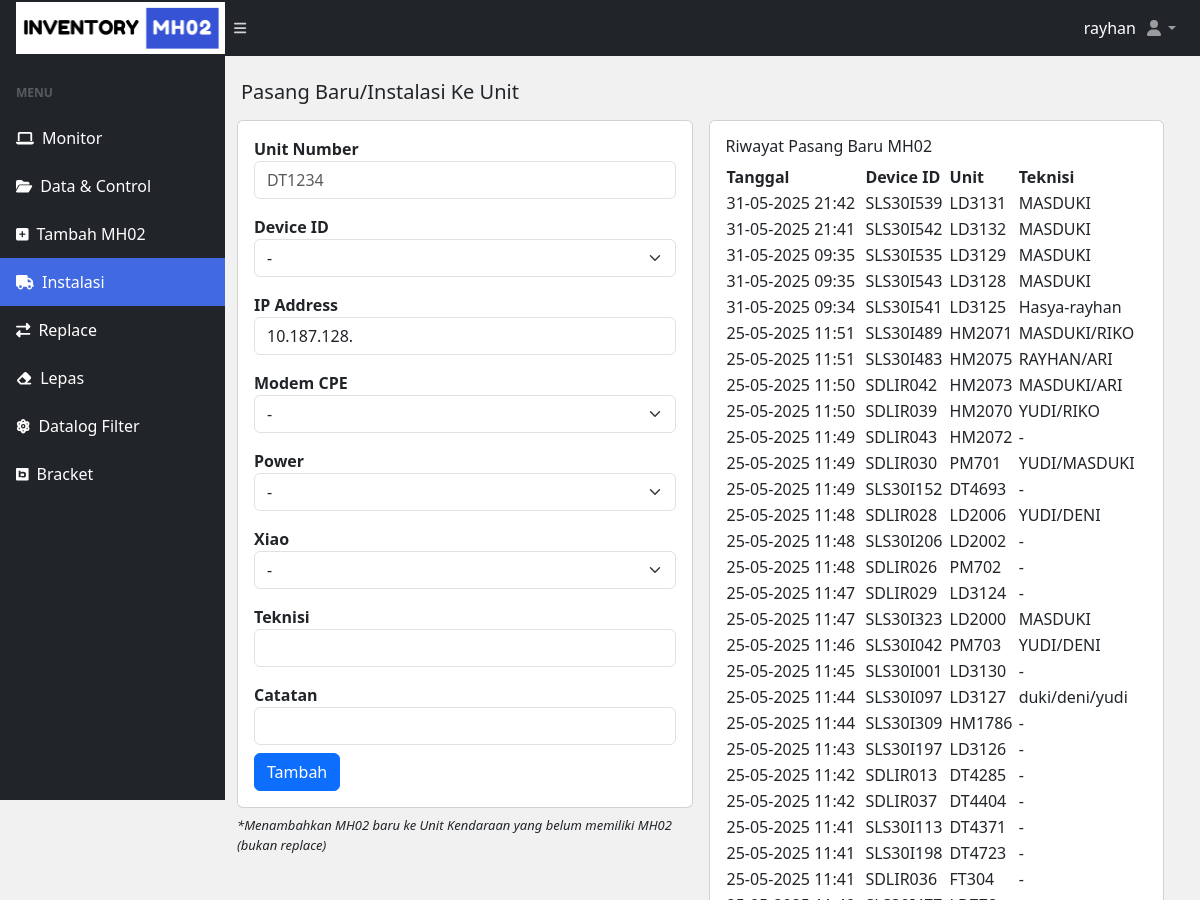
The app's page /pasang-baru.php (signed in, upper part), older data.
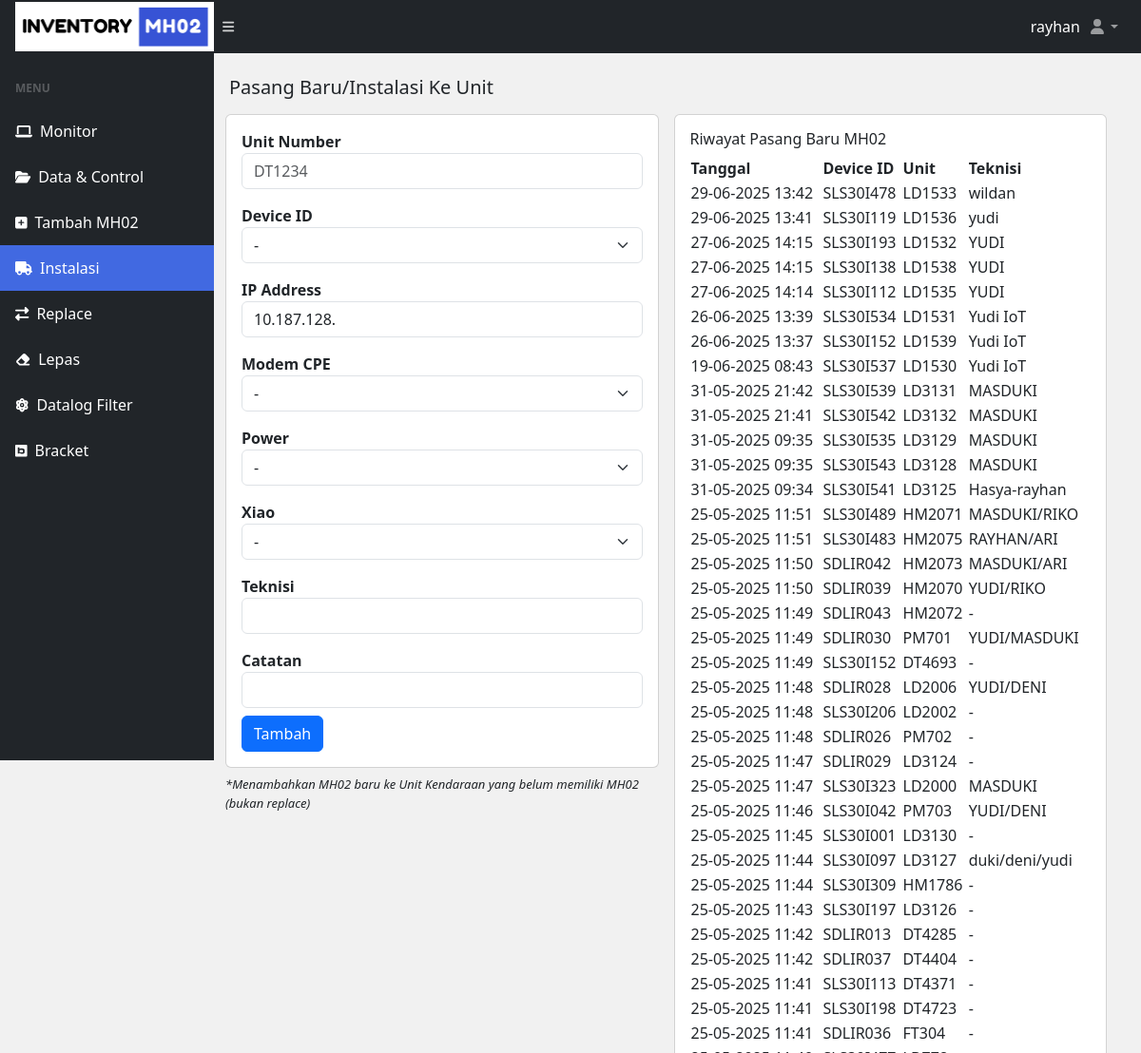
The same page, newer data.
### tables this page shows
CREATE TABLE `pasang_baru_device` (
  `id` int(11) NOT NULL,
  `tanggal` varchar(55) NOT NULL,
  `deviceid` varchar(55) NOT NULL,
  `unit` varchar(55) NOT NULL,
  `teknisi` varchar(55) NOT NULL
);

### pasang-baru.php (the view, shortened to what this page needs)
<?php
include("database/db.php");
?>
<!DOCTYPE html>
<html lang="en">
<head>
  <?php include('./include/meta.php') ?>
</head>
<body class="sb-nav-fixed">
  <?php include('./include/nav.php') ?>
  <div id="layoutSidenav">
    <?php include('./include/sidenav.php') ?>
    <div id="layoutSidenav_content">
    <main>
        <div class="container-fluid px-3">
            <h5 class="mt-4">Pasang Baru/Instalasi Ke Unit</h4>
            <div class="col-md-12 row">
              <div class="col-md-6 p-2">
                <div class="card">
                    <div class="card-body">
                        <form class="row g-3" method="POST" enctype="multipart/form-data">
                        <div class="">
                        <label for="" class="form-label-md"><b>Unit Number</b></label>
                        <input type="text" class="form-control" placeholder="DT1234" name="unit_number">
                        <label for="" class="form-label-md mt-3"><b>Device ID</b></label>
                        <select name="device_id" class="form-select" id="" require>
                            <option>-</option>
                        </select>
                        <label for="" class="form-label-md mt-3"><b>IP Address</b></label>
                        <input type="text" class="form-control" value="10.187.128." name="ip_address">
                        <label for="" class="form-label-md mt-3"><b>Modem CPE</b></label>
                    <select name="modem_cpe" class="form-select" id="" require>
                        <option value="-">-</option>
                    </select>
                    <label for="" class="form-label-md mt-3"><b>Power</b></label>
                    <select name="power" class="form-select" id="" require>
                        <option value="-">-</option>
                    </select>
                    <label for="" class="form-label-md mt-3"><b>Xiao</b></label>
                    <select name="xiao" class="form-select" id="" require>
                        <option value="3.0">-</option>
                    </select>
                        <label for="" class="form-label-md mt-3"><b>Teknisi</b></label>
                        <input type="text" class="form-control" placeholder="" name="teknisi">
                        <label for="" class="form-label-md mt-3"><b>Catatan</b></label>
                        <input type="text" class="form-control" placeholder="" name="note">
                        <input type="submit" class="btn btn-primary mt-2" name="submit" value="Tambah" />
                        </div>
                        </form>
                    </div>
                </div>
                <p class="mt-2" style="font-size: small;"><i>*Menambahkan MH02 baru ke Unit Kendaraan yang belum memiliki MH02 (bukan replace)</i></p>
              </div>
              <?php
                $get_riwayat = mysqli_query($conn, "SELECT * FROM pasang_baru_device ORDER BY id DESC");
              ?>
              <div class="col-md-6 p-2">
                <div class="card card-body">
                  <h6>Riwayat Pasang Baru MH02</h6>
                  <table id="datatablesSimple">
                    <thead>
                    <tr>
                      <th>Tanggal</th>
                      <th>Device ID</th>
                      <th>Unit</th>
                      <th>Teknisi</th>
                    </tr>
                    </thead>
                    <?php
                    while ($riw = mysqli_fetch_array($get_riwayat)) {
                    ?>
                    <tr>
                      <td><?= $riw['tanggal'] ?></td>
                      <td><?= $riw['deviceid'] ?></td>
                      <td><?= $riw['unit'] ?></td>
                      <td><?= $riw['teknisi'] ?></td>
                    </tr>
                    <?php }?>
                  </table>
                </div>
              </div>
            </div>
        </div>
    </main>
    </div>
  </div>
</body>
</html>

Row changes from the older to the newer data that the page shows:
added pasang_baru_device: tanggal "29-06-2025 13:42", deviceid "SLS30I478", unit "LD1533", teknisi "wildan"
added pasang_baru_device: tanggal "29-06-2025 13:41", deviceid "SLS30I119", unit "LD1536", teknisi "yudi"
added pasang_baru_device: tanggal "27-06-2025 14:15", deviceid "SLS30I193", unit "LD1532", teknisi "YUDI"
added pasang_baru_device: tanggal "27-06-2025 14:15", deviceid "SLS30I138", unit "LD1538", teknisi "YUDI"
added pasang_baru_device: tanggal "27-06-2025 14:14", deviceid "SLS30I112", unit "LD1535", teknisi "YUDI"
added pasang_baru_device: tanggal "26-06-2025 13:39", deviceid "SLS30I534", unit "LD1531", teknisi "Yudi IoT"
added pasang_baru_device: tanggal "26-06-2025 13:37", deviceid "SLS30I152", unit "LD1539", teknisi "Yudi IoT"
added pasang_baru_device: tanggal "19-06-2025 08:43", deviceid "SLS30I537", unit "LD1530", teknisi "Yudi IoT"
